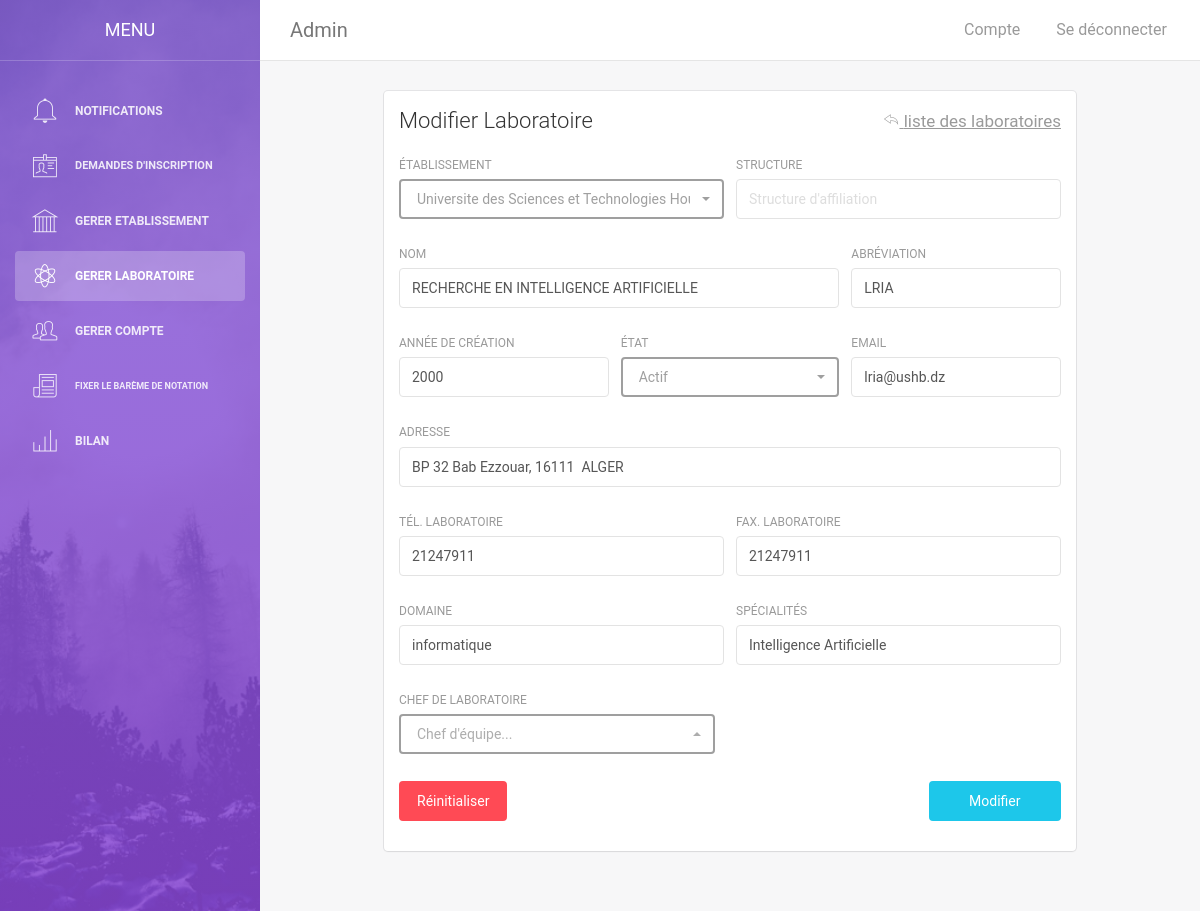
Screenshot of /adminModifierLabo.php?modifier=44 (signed in) with the database file from the repository.
### tables this page shows
CREATE TABLE `laboratoire` (
  `idlabo` int(12) NOT NULL,
  `idspe` int(12) DEFAULT NULL,
  `nom` varchar(255) NOT NULL,
  `abrv` varchar(20) NOT NULL,
  `addresse` varchar(255) NOT NULL,
  `anneecrea` year(4) NOT NULL,
  `tel` int(20) NOT NULL,
  `etat` enum('actif','inactif') NOT NULL,
  `idetab` int(12) NOT NULL,
  `structure` varchar(150) NOT NULL,
  `fax` int(20) NOT NULL,
  `mail` varchar(150) NOT NULL
);

CREATE TABLE `domaine` (
  `codeDomaine` int(11) NOT NULL,
  `nom` varchar(50) NOT NULL
);

CREATE TABLE `specialite` (
  `idspe` int(12) NOT NULL,
  `nomspe` varchar(255) NOT NULL,
  `abrv` varchar(20) NOT NULL,
  `codeDomaine` int(11) NOT NULL
);

### adminModifierLabo.php (the view, shortened to what this page needs)
<?php
    require_once("config.php");
    if(isset($_GET["modifier"]) && $_GET["modifier"] != ""){
        $idlabo = mysqli_real_escape_string($db,$_GET["modifier"]);
        $sql = "SELECT * FROM laboratoire WHERE idlabo='".$idlabo."'";
        $result = mysqli_query($db,$sql);
        if(mysqli_num_rows($result) > 0){
            $row = mysqli_fetch_array($result);
            $sql = "SELECT * FROM domaine WHERE codeDomaine IN (
                SELECT codeDomaine FROM specialite WHERE idspe IN (
                    SELECT idspe FROM laboratoire WHERE idlabo='".$idlabo."'
                )
            )";
            $result = mysqli_query($db,$sql);
            $row2 = mysqli_fetch_array($result);
            $nomDomaine = $row2["nom"];
            $sql = "SELECT * FROM specialite WHERE idspe IN (
                SELECT idspe FROM laboratoire WHERE idlabo='".$idlabo."'
            )";
            $result = mysqli_query($db,$sql);
            $row2 = mysqli_fetch_array($result);
            $nomspe = $row2["nomspe"];
            $nomLabo = $row["nom"];
            $abrvLabo = $row["abrv"];
            $adresseLabo = $row["addresse"];
            $anneecreaLabo = $row["anneecrea"];
            $telLabo = $row["tel"];
            $structureLabo = $row["structure"];
            $faxLabo = $row["fax"];
            $mailLabo = $row["mail"];
        }
        else header("location: adminGererLabo.php");
    }
    else header("location: adminGererLabo.php");
?>
<!doctype html>
<html lang="en">
<head>
    <link href="assets/css/bootstrap.min.css" rel="stylesheet" />
    <link href="assets/css/animate.min.css" rel="stylesheet"/>
    <link href="assets/css/light-bootstrap-dashboard.css?v=1.4.0" rel="stylesheet"/>
    <link href="assets/css/demo.css" rel="stylesheet" />
    <link href="assets/css/pe-icon-7-stroke.css" rel="stylesheet" />
    <link rel="stylesheet" href="assets/select/bootstrap-select.min.css">
</head>
<body>
    <div class="sidebar" data-color="purple" data-image="assets/img/sidebar-5.jpg">
    	<div class="sidebar-wrapper">
            <div class="logo">
                <a href="#" class="simple-text">
                    Menu
                </a>
            </div>
            <ul class="nav">
            <?php
                    require_once('menuAdmin.php');
                ?>
            </ul>
    	</div>
    </div>
    <div class="main-panel">
		<nav class="navbar navbar-default navbar-fixed">
            <div class="container-fluid">
                <div class="navbar-header">
                    <div class="navbar-brand" >Admin</div>
                </div>
                <div class="collapse navbar-collapse">
                    <ul class="nav navbar-nav navbar-left">
                        <li>
                           <a href="">
                            </a>
                        </li>
                    </ul>
                    <ul class="nav navbar-nav navbar-right">
                    <li>
                            <a href="adminCompte.php">
                                <p>Compte</p>
                            </a>
                        </li>
                        <li>
                            <a id="seDeconnecter" href="index.php?logout=1">
                                <p>Se déconnecter</p>
                            </a>
                        </li>
                    </ul>
                </div>
            </div>
        </nav>
        <div style="position:relative; width:80%; left:10%; right:10%;" class="content">
            <div class="container-fluid">
                <div class="card">
                    <div class="header">
                        <h4 class="title">Modifier Laboratoire
                            <a id="revenir" href="adminGererLabo.php" class="pull-right text-muted"><i class="pe-7s-back"></i> liste des laboratoires </a>
                        </h4>
                    </div>
                    <div class="content">
                        <form action="" id="mainForm" method="post">
                        <div class="row">
                                <div class="col-md-6">
                                    <div class="form-group">
                                        <label>établissement</label>
                                    </div>
                                </div>
                                <div class="col-md-6">
                                    <div class="form-group">
                                        <label>structure</label>
                                        <input maxlength="150" type="text" value ="<?php echo $structureLabo;?>" name="structure" class="form-control" placeholder="Structure d'affiliation">
                                    </div>
                                </div>
                            </div>
                            <div class="row">
                                <div class="col-md-8">
                                    <div class="form-group">
                                        <label>nom</label>
                                        <input maxlength="255" required value ="<?php echo $nomLabo;?>" class="form-control" type="text" name="nomLabo" placeholder="Nom du laboratoire">
                                    </div>
                                </div>
                                <div class="col-md-4">
                                    <div class="form-group">
                                        <label>abréviation</label>
                                        <input maxlength="20" value ="<?php echo $abrvLabo;?>" class="form-control" type="text" name="abrvLabo" placeholder="Abréviation du laboratoire">
                                    </div>
                                </div>
                            </div>
                            <div class="row">
                                <div class="col-md-4">
                                    <div class="form-group">
                                        <label>année de création</label>
                                        <input min="2000" max="<?php echo date("Y"); ?>" value ="<?php echo $anneecreaLabo;?>" class="form-control" type="number" name="anneecrea" placeholder="Année de création du labo">
                                    </div>
                                </div>
                                <div class="col-md-4">
                                    <div class="form-group">
                                        <label>état</label>
                                    </div>
                                </div>
                                <div class="col-md-4">
                                    <div class="form-group">
                                        <label>email</label>
                                        <input maxlength="150" value ="<?php echo $mailLabo;?>" type="email" class="form-control" name="mailLabo" placeholder="Email du laboratoire">
                                    </div>
                                </div>
                            </div>
                            <div class="row">
                                <div class="col-md-12">
                                    <div class="form-group">
                                        <label>Adresse</label>
                                        <input maxlength="255" value ="<?php echo $adresseLabo;?>" class="form-control" type="text" name="adresseLabo" placeholder="Adresse du laboratoire">
                                    </div>
                                </div>
                            </div>
                            <div class="row">
                                <div class="col-md-6">
                                    <div class="form-group">
                                        <label>tél. laboratoire</label>
                                        <input maxlength="20" value ="<?php echo $telLabo;?>" class="form-control" type="text" name="telLabo" placeholder="Numéro téléphone labo">
                                    </div>
                                </div>
                                <div class="col-md-6">
                                    <div class="form-group">
                                        <label for="">fax. laboratoire</label>
                                        <input maxlength="20" value ="<?php echo $faxLabo;?>" class="form-control" type="text" name="faxLabo" placeholder="fax laboratoire">
                                    </div>
                                </div>
                            </div>
                            <div class="row">
                                <div class="col-md-6">
                                    <div class="form-group">
                                        <label>domaine</label>
                                        <input value="<?php echo $nomDomaine; ?>" placeholder="Domaine du laboratoire" maxlength="50" name="nomDomaine" class="form-control" type="text" required>
                                    </div>
                                </div>
                                <div class="col-md-6">
                                    <div class="form-group">
                                        <label>spécialités</label>
                                        <input value="<?php echo $nomspe; ?>" maxlength="255" name="nomspe" placeholder="Spécialités du laboratoire" class="form-control" type="text" required>
                                    </div>
                                </div>
                            </div>
                            <div class="row">
                                <div class="col-md-6">
                                    <div class="form-group">
                                        <label>Chef de laboratoire</label>
                                    </div>
                                </div>
                            </div>
                            <div class="row">
                                <div class="col-md-12">
                                    <button style="width:20%;" type="submit" class="btn btn-fill btn-info pull-right ">Modifier</button>
                                    <button type="button" id="clearBtn" style="width:auto;" class="btn btn-fill btn-danger pull-left ">Réinitialiser</button>
                                </div>
                            </div>
                        </form>
                    </div>
                </div>
            </div>
        </div>
    </div>
</body>
</html>

### adminModifierLabo.php (style rules this page uses)
#revenir { font-size : 17px; text-decoration : underline; }

### rows the page displays
laboratoire: nomLabo "RECHERCHE EN INTELLIGENCE ARTIFICIELLE", abrvLabo "LRIA", anneecrea "2000", mailLabo "lria@ushb.dz", adresseLabo "BP 32 Bab Ezzouar, 16111 ALGER", telLabo "21247911", faxLabo "21247911"
domaine: nomDomaine "informatique"
specialite: nomspe "Intelligence Artificielle"
